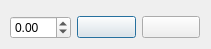
<?xml version="1.0" encoding="UTF-8"?>
<ui version="4.0">
 <class>rotationFrm</class>
 <widget class="QDialog" name="rotationFrm">
  <property name="geometry">
   <rect>
    <x>0</x>
    <y>0</y>
    <width>211</width>
    <height>49</height>
   </rect>
  </property>
  <property name="windowTitle">
   <string>Rotate image</string>
  </property>
  <widget class="QWidget" name="">
   <property name="geometry">
    <rect>
     <x>10</x>
     <y>10</y>
     <width>190</width>
     <height>36</height>
    </rect>
   </property>
   <layout class="QGridLayout" name="gridLayout">
    <item row="0" column="0">
     <widget class="QDoubleSpinBox" name="spinAngle">
      <property name="decimals">
       <number>2</number>
      </property>
      <property name="minimum">
       <double>-15.000000000000000</double>
      </property>
      <property name="maximum">
       <double>15.000000000000000</double>
      </property>
      <property name="singleStep">
       <double>0.010000000000000</double>
      </property>
     </widget>
    </item>
    <item row="0" column="1">
     <widget class="QPushButton" name="pbSaveRotation">
      <property name="toolTip">
       <string>&lt;html&gt;&lt;head/&gt;&lt;body&gt;&lt;p&gt;Save current rotation&lt;/p&gt;&lt;/body&gt;&lt;/html&gt;</string>
      </property>
      <property name="text">
       <string/>
      </property>
      <property name="icon">
       <iconset resource="lstImgs.qrc">
        <normaloff>:/new/icons/imagenInte/download-icon.gif</normaloff>:/new/icons/imagenInte/download-icon.gif</iconset>
      </property>
     </widget>
    </item>
    <item row="0" column="2">
     <widget class="QPushButton" name="pbLoadLastRotation">
      <property name="toolTip">
       <string>&lt;html&gt;&lt;head/&gt;&lt;body&gt;&lt;p&gt;Load last rotation&lt;/p&gt;&lt;/body&gt;&lt;/html&gt;</string>
      </property>
      <property name="text">
       <string/>
      </property>
      <property name="icon">
       <iconset resource="lstImgs.qrc">
        <normaloff>:/new/icons/imagenInte/go-top.png</normaloff>:/new/icons/imagenInte/go-top.png</iconset>
      </property>
     </widget>
    </item>
   </layout>
  </widget>
 </widget>
 <resources>
  <include location="lstImgs.qrc"/>
 </resources>
 <connections/>
</ui>
